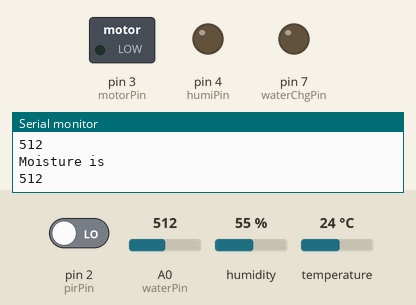
Recording of a sketch running on a simulated Arduino Uno, built with avr-gcc and run on an emulated ATmega328P. On the bench: switched loads named in the sketch (green lamp = pin HIGH), output pins drawn as LEDs (lit = HIGH), the last lines printed to the serial monitor. The inputs (shaded band) are chosen by the test bench; at power-on: pin 2 (pirPin) LOW, A0 (waterPin) = 512, humidity 55 %, temperature 24 °C.

Above: at 12.8 s.
12.9 s: pin 2 (pirPin) driven HIGH
At 20.4 s:
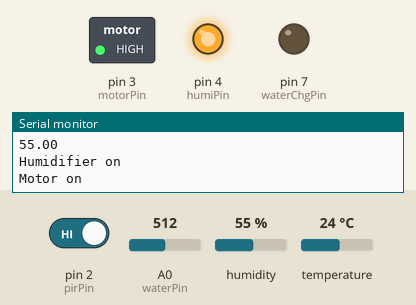
21.5 s: A0 (waterPin) set to 207
31.2 s: A0 (waterPin) set to 182
At 33.2 s:
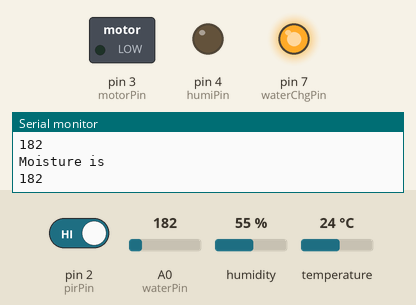
41.5 s: A0 (waterPin) set to 210
At 50.9 s:
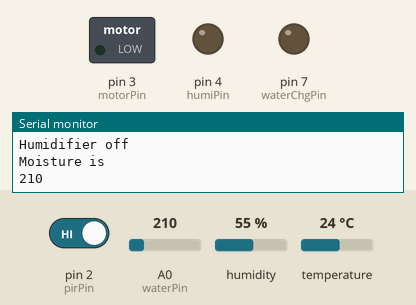
51.5 s: A0 (waterPin) set to 190
At 61.3 s:
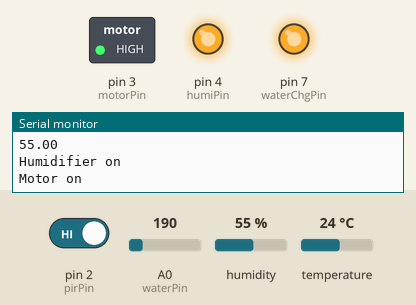
Timing chart, 0 to 62.5 s (numbered marks = the images above; inputs shaded):
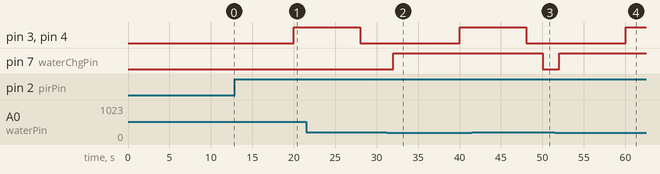

Measured:
- the behaviour switches between 200 and 199 on A0 (waterPin) (found by bisection; images 1 and 2)
- after the input at 12.9 s, pin 3 (motorPin), pin 4 (humiPin): LOW → HIGH after 7.1 s
- after the input at 31.2 s, pin 7 (waterChgPin): LOW → HIGH after 0.81 s
- after the input at 41.5 s, pin 7 (waterChgPin): HIGH → LOW after 8.5 s
- after the input at 51.5 s, pin 7 (waterChgPin): LOW → HIGH after 0.52 s

The sketch:

MDBProject.ino
```cpp
#include <DHT.h>

#define motorPin 3 //Digital pin to drive the DC motor
#define humiPin 4 //Digital pin to measure humidity
#define pirPin 2  //Digital pin to detect PIR
#define waterChgPin 7  //Analog pin to detect moisture
#define DHTPIN 6  //Digital Pin 2
#define DHTTYPE DHT22

DHT dht(DHTPIN, DHTTYPE);

uint8_t waterPin = 0; //Analog Sensor for water level detection
int prevDistance =0;
long distInterval = 20000;  //Interval between 2 PIR reading check
long moistureChkInterval = 10000; //Interval between 2 water level readings
long humiChkInterval = 5000; //Interval between 2 water level readings
long prevTime =0;
long currTime =0;
bool detectChg =false; //State to remember the presence detected in the last interval

void setup() {

  Serial.begin(115200);
  pinMode(pirPin, INPUT);
  pinMode(humiPin, OUTPUT);
  pinMode(motorPin, OUTPUT);
  pinMode(waterChgPin, OUTPUT);
  //Initialise the DHT sensor
  dht.begin();
}

void loop() {

  delay(1000);
  currTime = millis();

  if((currTime - prevTime) > moistureChkInterval)
  {
    int moisture = analogRead(waterPin); //Take the moisture readings
    Serial.println("Moisture is ");
    Serial.println(moisture);
    if(moisture <200)
    {
      digitalWrite(waterChgPin, HIGH); //Water refill alert on
    }
    else
    {
      digitalWrite(waterChgPin, LOW); //Water refill alert off
    }
  }
  if((currTime - prevTime) > distInterval)
  {
    if (digitalRead(pirPin) == HIGH) //Check reading from PIR sensor in every cycle
    {
      Serial.println("Presence detected");
      detectChg = true; //Presence detected
    }
    else
    {
      detectChg = false; //Presence not detected
    }
  }
  if((currTime - prevTime) > humiChkInterval && detectChg == true  ){ //Start fan and humidifier after elapsed time if presence has been detected
        float humidity = dht.readHumidity(false); //Take the humidity readings
        Serial.println("Reading humidity");
        Serial.println(humidity);
        if( humidity < 60)
        {
          Serial.println("Humidifier on");
          digitalWrite(humiPin, HIGH);

          Serial.println("Motor on");
          digitalWrite(motorPin, HIGH);
          delay(8000);
          digitalWrite(motorPin, LOW);
          Serial.println("Motor off");
          digitalWrite(humiPin, LOW);
          Serial.println("Humidifier off");
          detectChg = false;  //reset presence detected
          prevTime = currTime;
        }

  }
}
```
